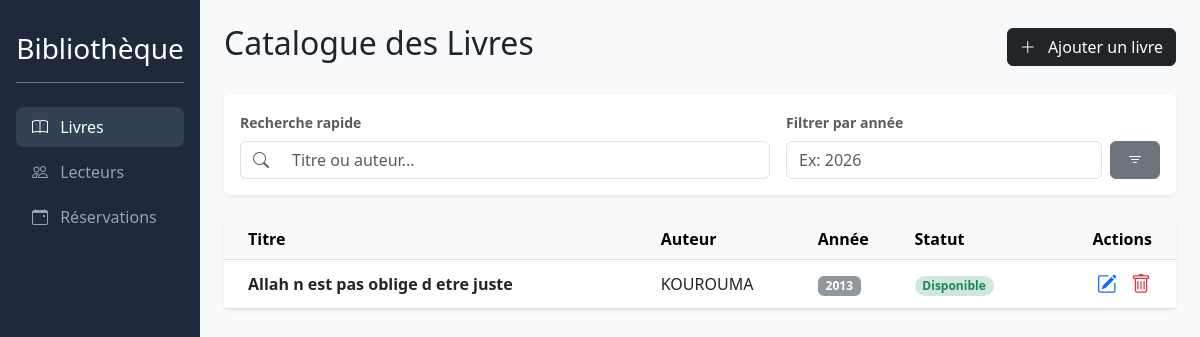
The app's page /, older data.
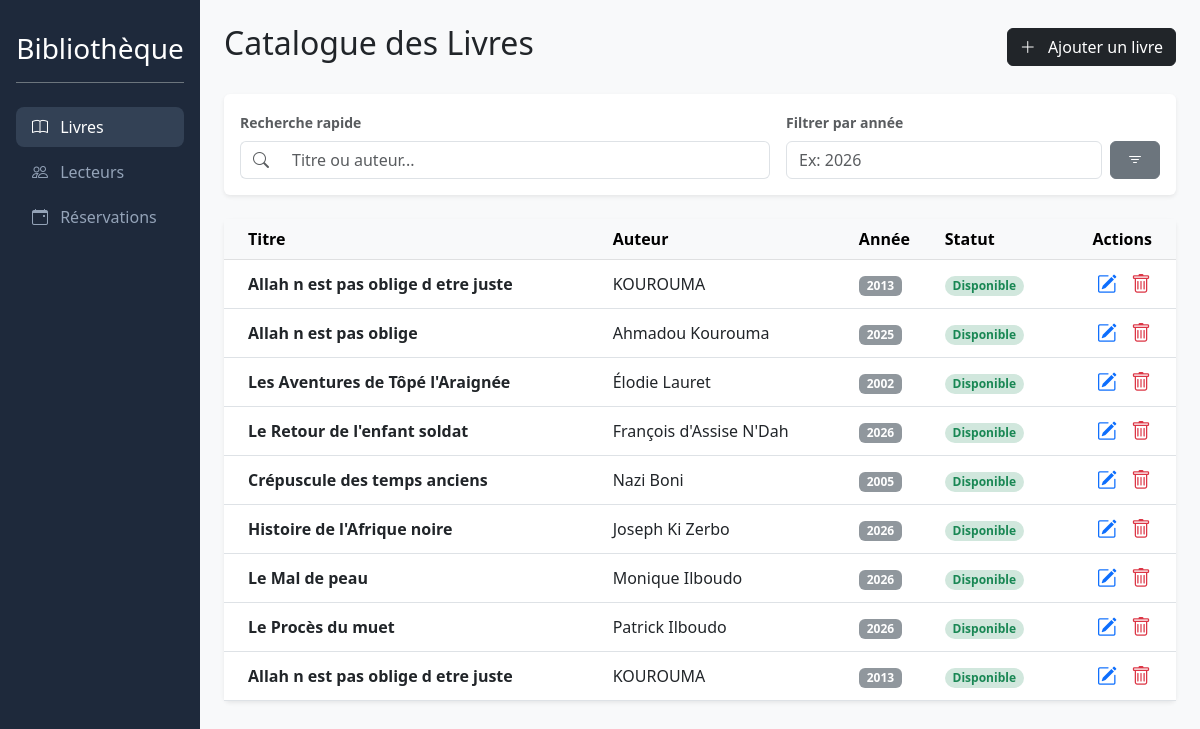
The same page, newer data.
### library/models.py (models this page shows, shortened)
class Book(models.Model):
    title = models.CharField(max_length=200)
    author = models.CharField(max_length=100)
    year = models.IntegerField()
    is_available = models.BooleanField(default=True)

### library/views.py (the view)
# urls.py: path('', views.book_list, name='book_list'),
def book_list(request):
    year_query = request.GET.get('year')
    books = Book.objects.all()
    if year_query:
        books = books.filter(year=year_query) # Filtre strict par année
    return render(request, 'library/book_list.html', {'books': books})

### library/templates/library/book_list.html (shortened to what this page needs)
{% extends 'library/base.html' %}
{% block content %}
<div class="d-flex justify-content-between align-items-center mb-4">
    <h2>Catalogue des Livres</h2>
    <button class="btn btn-dark" type="button" data-bs-toggle="collapse" data-bs-target="#formulaireLivre" aria-expanded="false" aria-controls="formulaireLivre">
        <i class="bi bi-plus-lg me-2"></i> Ajouter un livre
    </button>
</div>
<div class="card card-body shadow-sm border-0 mb-4 bg-white">
    <div class="row g-3">
        <div class="col-md-7">
            <label class="form-label small fw-bold text-muted">Recherche rapide</label>
            <div class="input-group">
                <span class="input-group-text bg-white border-end-0">
                    <i class="bi bi-search text-muted"></i>
                </span>
                <input type="text" id="searchInput" class="form-control border-start-0" placeholder="Titre ou auteur...">
            </div>
        </div>
        <div class="col-md-5">
            <label class="form-label small fw-bold text-muted">Filtrer par année</label>
            <form method="GET" action="{% url 'book_list' %}" class="d-flex gap-2">
                <input type="number" name="year" class="form-control" placeholder="Ex: 2026" value="{{ request.GET.year }}">
                <button type="submit" class="btn btn-secondary px-3">
                    <i class="bi bi-filter"></i>
                </button>
            </form>
        </div>
    </div>
</div>
<div class="card shadow-sm border-0">
    <div class="table-responsive">
        <table class="table table-hover align-middle mb-0" id="bookTable">
            <thead class="table-light">
                <tr>
                    <th class="ps-4">Titre</th>
                    <th>Auteur</th>
                    <th>Année</th>
                    <th>Statut</th>
                    <th class="text-end pe-4">Actions</th>
                </tr>
            </thead>
            <tbody>
                {% for book in books %}
                <tr>
                    <td class="ps-4 fw-bold">{{ book.title }}</td>
                    <td>{{ book.author }}</td>
                    <td><span class="badge bg-secondary opacity-75">{{ book.year }}</span></td>
                    <td>
                        {% if book.is_available %}
                        <span class="badge bg-success-subtle text-success rounded-pill">Disponible</span>
                        {% else %}
                        <span class="badge bg-warning-subtle text-warning rounded-pill">Réservé</span>
                        {% endif %}
                    </td>
                    <td class="text-end pe-4">
                        <button type="button" class="btn btn-link text-primary p-0 me-2"
                            onclick="showEditFormBook('{{ book.pk }}', '{{ book.title|escapejs }}', '{{ book.author|escapejs }}', '{{ book.year }}')">
                            <i class="bi bi-pencil-square fs-5"></i>
                        </button>
                        <a href="{% url 'delete_book' book.pk %}" class="btn btn-link text-danger p-0"
                           onclick="return confirm('Supprimer ce livre : {{ book.title|escapejs }} ?');">
                            <i class="bi bi-trash fs-5"></i>
                        </a>
                    </td>
                </tr>
                {% endfor %}
            </tbody>
        </table>
    </div>
</div>
{% endblock %}

Row changes from the older to the newer data that the page shows:
added Book: title "Allah n est pas oblige", author "Ahmadou Kourouma", year "2025", is_available "Disponible"
added Book: title "Les Aventures de Tôpé l'Araignée", author "Élodie Lauret", year "2002", is_available "Disponible"
added Book: title "Le Retour de l'enfant soldat", author "François d'Assise N'Dah", year "2026", is_available "Disponible"
added Book: title "Crépuscule des temps anciens", author "Nazi Boni", year "2005", is_available "Disponible"
added Book: title "Histoire de l'Afrique noire", author "Joseph Ki Zerbo", year "2026", is_available "Disponible"
added Book: title "Le Mal de peau", author "Monique Ilboudo", year "2026", is_available "Disponible"
added Book: title "Le Procès du muet", author "Patrick Ilboudo", year "2026", is_available "Disponible"
added Book: title "Allah n est pas oblige d etre juste", author "KOUROUMA", year "2013", is_available "Disponible"
